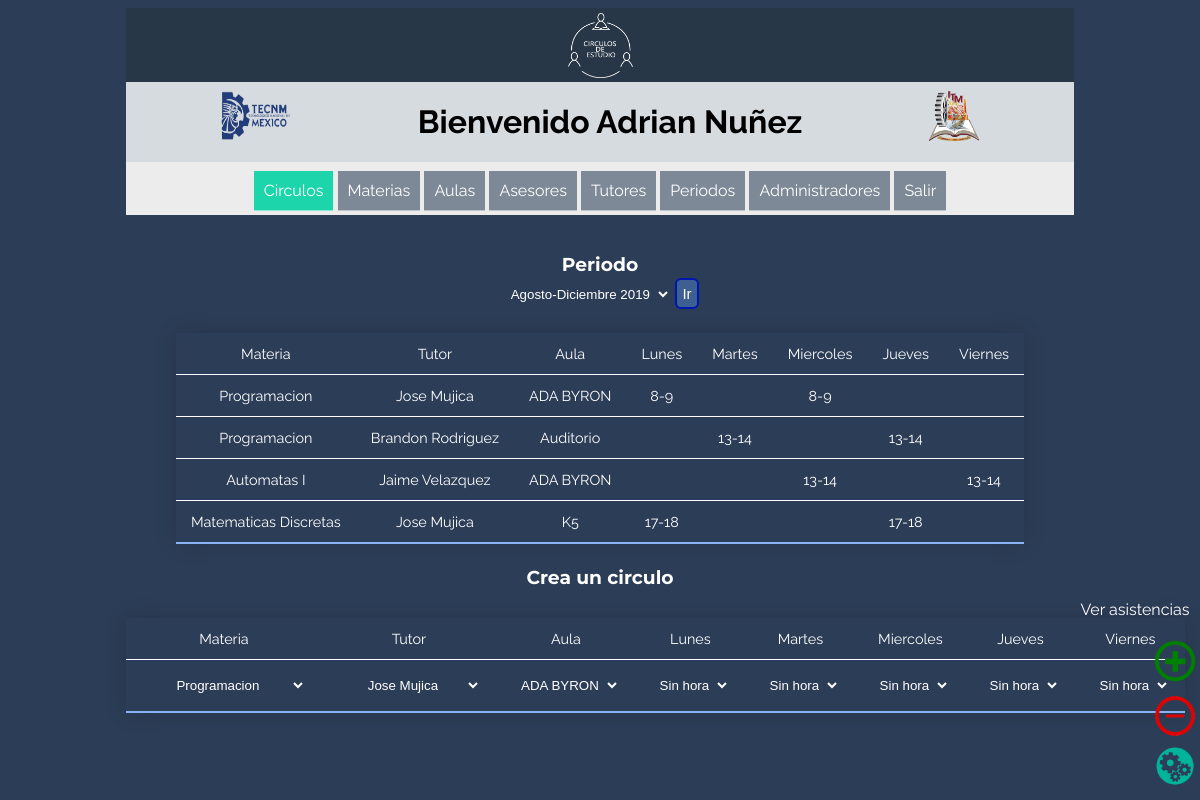
The app's page /perfil_admin.php?op=123 (signed in) with its own data.
### tables this page shows
CREATE TABLE `horario` (
  `id_horario` int(11) NOT NULL,
  `id_materia` int(11) NOT NULL,
  `id_tutor` int(11) NOT NULL,
  `id_aula` int(11) NOT NULL,
  `lunes` varchar(45) DEFAULT NULL,
  `martes` varchar(45) DEFAULT NULL,
  `miercoles` varchar(45) DEFAULT NULL,
  `jueves` varchar(45) DEFAULT NULL,
  `viernes` varchar(45) DEFAULT NULL,
  `id_periodo` int(11) NOT NULL
);

CREATE TABLE `materia` (
  `id_materia` int(11) NOT NULL,
  `nombre` varchar(60) NOT NULL
);

CREATE TABLE `tutor` (
  `ncontrol` int(11) NOT NULL,
  `nombre` varchar(45) DEFAULT NULL,
  `aPaterno` varchar(60) NOT NULL,
  `aMaterno` varchar(60) DEFAULT NULL,
  `semestre` int(11) NOT NULL,
  `id_periodo` int(11) NOT NULL
);

CREATE TABLE `aula` (
  `id_aula` int(11) NOT NULL,
  `aula` varchar(45) NOT NULL
);

### bd.php (called while the page is built, shortened)
<?php
function bd_consulta($query)
{
	$hostname="localhost";
	$user="root";
	$password="LabSeg_server1$@";
	$bd="circulos2";
	$connection = mysqli_connect($hostname , $user , $password);
	mysqli_select_db ($connection, $bd);
	$result = mysqli_query($connection, $query);
	return $result;
}
?>

### admin/horario_a.php (the view, shortened to what this page needs)
<?php
include('bd.php');
$query="SELECT id_horario, materia.nombre AS materia, tutor.nombre AS tutor, tutor.aPaterno, aula.aula AS aula, lunes, martes, miercoles, jueves, viernes FROM horario INNER JOIN materia ON horario.id_materia = materia.id_materia INNER JOIN tutor ON horario.id_tutor = tutor.ncontrol INNER JOIN aula ON horario.id_aula = aula.id_aula where horario.id_periodo =".$_SESSION['periodo']." order by id_horario";
?>
<div class="back_menu">
<section>
  <br>
  <h3 style="margin-bottom:2px;">Periodo</h3>
  <form action="procesos/set_periodo.php" name="miformulario" id="miformulario" method="post" >
  <select id="per" name="per" style="margin-bottom:15px;">
    <?php
    $pry = 'SELECT * FROM periodo order by id_periodo desc;';
    $result=bd_consulta($pry);
    for($i=1;$row=mysqli_fetch_assoc($result);$i++){
        if($row['id_periodo']==$_SESSION['periodo']){
          echo "<option value='".$row['id_periodo']."' selected>".$row['periodo']."</option>";
        }
        else{
          echo "<option value='".$row['id_periodo']."'>".$row['periodo']."</option>";
        }
    }
  ?>
  </select>
  <button type="submit" class="formButton" value="Acceder" autofocus name="button">Ir</button>
  </form>
  <table class="content-table">
    <thead>
      <tr class="table_head">
        <td>Materia</td>
        <td>Tutor</td>
        <td>Aula</td>
        <td>Lunes</td>
        <td>Martes</td>
        <td>Miercoles</td>
        <td>Jueves</td>
        <td>Viernes</td>
      </tr>
    </thead>
  <?php
    $resul=bd_consulta($query);
    for($i=1;$row=mysqli_fetch_assoc($resul);$i++){
      $val="horario".$i;
      echo "<tr id='".$val."' onclick=cHorario('".$row['id_horario']."'".","."'".$i."');>
        <td> ".$row['materia']."</td>
        <td> ".$row['tutor'].' '.$row['aPaterno']."</td>
        <td> ".$row['aula']."</td>
        <td> ".$row['lunes']."</td>
        <td> ".$row['martes']."</td>
        <td> ".$row['miercoles']."</td>
        <td> ".$row['jueves']."</td>
        <td> ".$row['viernes']."</td>
      </tr>";
  }
  ?>
  </table>
  <h3>Crea un circulo</h3>
  <table class="content-table">
    <thead>
      <tr class="table_head">
        <td>Materia</td>
        <td>Tutor</td>
        <td>Aula</td>
        <td>Lunes</td>
        <td>Martes</td>
        <td>Miercoles</td>
        <td>Jueves</td>
        <td>Viernes</td>
      </tr>
    </thead>
  <form id="new" action="procesos/agregahorario.php" method="post" enctype="multipart/form-data">
    <tr>
      <td> <select id="mat" name="mat" onchange="addHorario();">
        <?php
          $query="SELECT * FROM materia";
          $resul=bd_consulta($query);
          for($i=1;$row=mysqli_fetch_assoc($resul);$i++){
              echo "<option value='".$row['id_materia']."'>".$row['nombre']."</option>";
          }
        ?>
      </select> </td>
      <td> <select id="tut" name="tut">
        <?php
        $query="SELECT * FROM tutor";
        $resul=bd_consulta($query);
        for($i=1;$row=mysqli_fetch_assoc($resul);$i++){
            echo "<option value='".$row['ncontrol']."'>".$row['nombre']." ".$row[aPaterno]."</option>";
        }
        ?>
      </select> </td>
      <td> <select id="aul" name="aul">
        <?php
        $query="SELECT * FROM aula";
        $resul=bd_consulta($query);
        for($i=1;$row=mysqli_fetch_assoc($resul);$i++){
            echo "<option value='".$row['id_aula']."'>".$row['aula']."</option>";
        }
        ?>
      </select> </td>
      <td><select id="lunes" name="lunes">
        <?php
          for($i=6; $i<21; $i++){
            $end=$i+1;
            if($end==7){
              echo("<option value=''>Sin hora</option>");
            }
            else{
              $aux = $i ."-".$end;
              echo("<option value='".$aux."'>".$aux."</option>");
            }
          }
        ?>
      </select></td>
      <td><select id="martes" name="martes">
        <?php
          for($i=6; $i<21; $i++){
            $end=$i+1;
            if($end==7){
              echo("<option value=''>Sin hora</option>");
            }
            else{
              $aux = $i ."-".$end;
              echo("<option value='".$aux."'>".$aux."</option>");
            }
          }
        ?>
      </select></td>
      <td><select id="miercoles" name="miercoles">
        <?php
          for($i=6; $i<21; $i++){
            $end=$i+1;
            if($end==7){
              echo("<option value=''>Sin hora</option>");
            }
            else{
              $aux = $i ."-".$end;
              echo("<option value='".$aux."'>".$aux."</option>");
            }
          }
        ?>
      </select></td>
      <td><select id="jueves" name="jueves">
        <?php
          for($i=6; $i<21; $i++){
            $end=$i+1;
            if($end==7){
              echo("<option value=''>Sin hora</option>");
            }
            else{
              $aux = $i ."-".$end;
              echo("<option value='".$aux."'>".$aux."</option>");
            }
          }
        ?>
      </select></td>
      <td><select id="viernes" name="viernes">
        <?php
          for($i=6; $i<21; $i++){
            $end=$i+1;
            if($end==7){
              echo("<option value=''>Sin hora</option>");
            }
            else{
              $aux = $i ."-".$end;
              echo("<option value='".$aux."'>".$aux."</option>");
            }
          }
        ?>
      </select></td>
    </tr>
    <a id="add" onclick="document.getElementById('new').submit();" class='plus'><img src='img/plus.png' width='50px' border='0'/></a>
  </form>
  </table>
</section>
</div>
<?php
  echo "<a id='vAsistencias' href='' style='text-align:center;width:120px; height:40px;border-radius: 6px; text-decoration:none; color:#FFF;' class='minusa'>Ver asistencias</a>
  <a class='minus' id='min' href=''><img src='img/minus.png' width='40px' border='0'/></a>
  <a class='mod' id='mod' href='#'><img src='img/modify.png' width='40px' border='0'/></a>";
?>

### css/estilos.css (style rules this page uses)
.plus { display:scroll; position:fixed; bottom:110px; right:0px; transition: 0.3s; }
.minus { display:scroll; position:fixed; bottom:60px; right:5px; transition: 0.3s; }
.minusa { display:scroll; position:fixed; bottom:160px; right:5px; transition: 0.3s; }
.mod { display:scroll; position:fixed; bottom:10px; right:5px; transition: 0.3s; }
body { font-family: 'Raleway', sans-serif; background: #2C3D57 ; }
h3 { color:#FFF; font-family: 'Montserrat', sans-serif; }
.back_menu { background: #2C3D57 ; }
.back_menu select { text-align: center; font-weight: 300; background: #2C3D57; color: #FFF; border: 0; padding: 5px 5px 5px 5px; border-radius: 4px; }
button { text-decoration: none; padding: 5px; font-weight: 20; font-size: 15px; color: #ffffff; background-color: #3D5F92; border-radius: 6px; border: 2px solid #0016b0; transition: 0.3s; }
.content-table { -webkit-user-select: none; -moz-user-select: none; -ms-user-select: none; user-select: none; color: #FFF; text-align: center; display:inline-block; border-collapse: collapse; font-size: 0.9em; margin-top: 10px; min-width: 90px; box-shadow: 0 0 20px rgba(0, 0, 0, 0.15); transition: 0.3s; }
.content-table td { padding: 12px 15px; border-bottom: 1px solid #FFFFFF; transition: 0.3s; }
.content-table tbody tr:last-of-type { border-bottom: 2px solid #88B4F6; }

### records on screen
horario: id_materia.nombre "Programacion", id_tutor.nombre "Jose", id_tutor.aPaterno "Mujica", id_aula.aula "ADA BYRON", lunes "8-9", miercoles "8-9"
horario: id_materia.nombre "Programacion", id_tutor.nombre "Brandon", id_tutor.aPaterno "Rodriguez", id_aula.aula "Auditorio", martes "13-14", jueves "13-14"
horario: id_materia.nombre "Automatas I", id_tutor.nombre "Jaime", id_tutor.aPaterno "Velazquez", id_aula.aula "ADA BYRON", miercoles "13-14", viernes "13-14"
horario: id_materia.nombre "Matematicas Discretas", id_tutor.nombre "Jose", id_tutor.aPaterno "Mujica", id_aula.aula "K5", lunes "17-18", jueves "17-18"

### other values on screen
$title "Bienvenido Adrian Nuñez"
form field per "Agosto-Diciembre 2019"
form field mat "Programacion"
form field tut "Jose Mujica"
form field aul "ADA BYRON"
